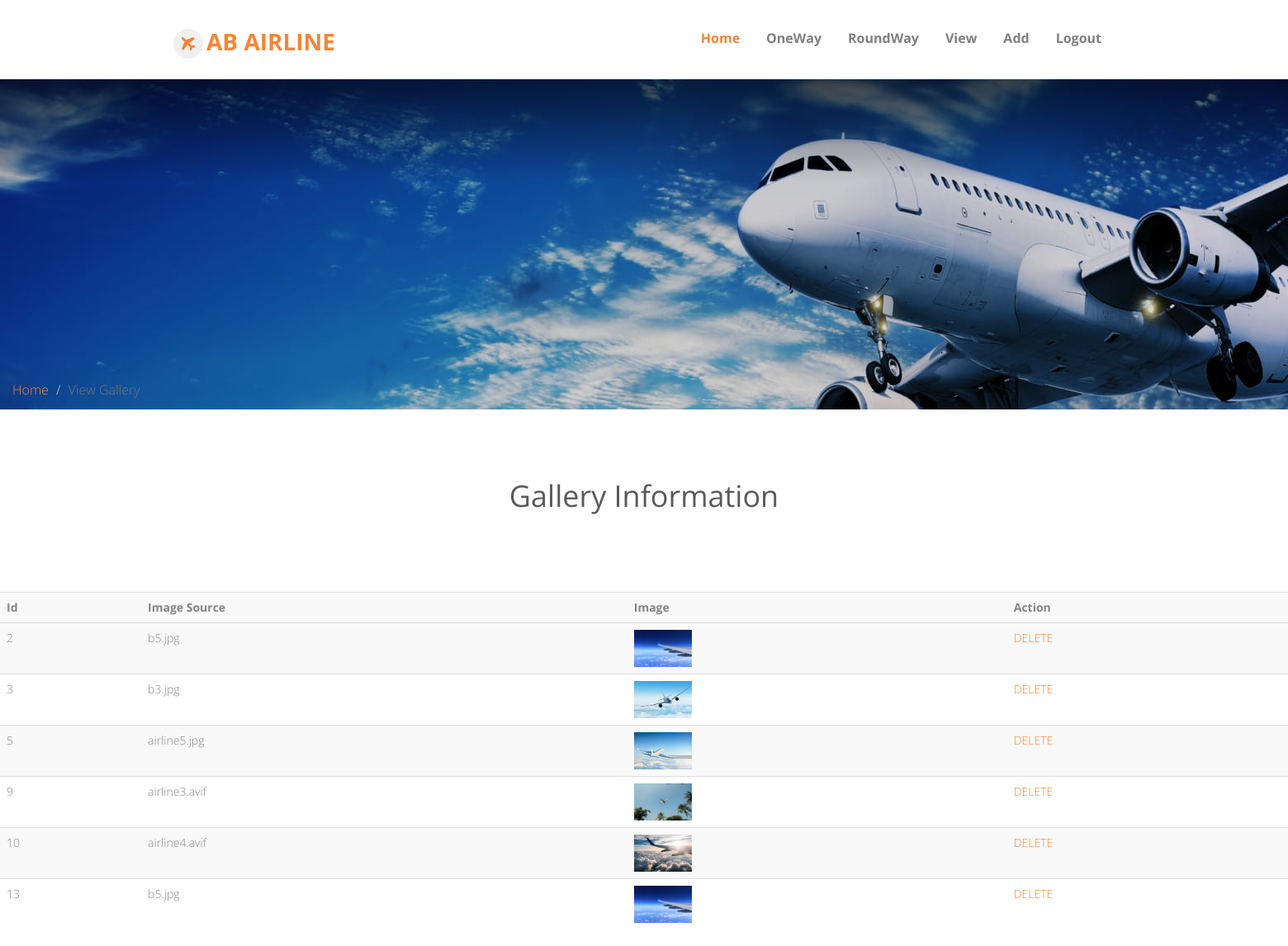
/admin/view_gallary.php, run on the app's committed database.
### tables this page shows
CREATE TABLE `gallary` (
  `G_Id` int(255) NOT NULL,
  `Image` varchar(255) NOT NULL
);

### admin/view_gallary.php (the view, shortened to what this page needs)
<!DOCTYPE html>
<html lang="en">
<head>
</head>
<link rel="stylesheet" href="css/animate.css">
<link rel="stylesheet" href="css/icomoon.css">
<link rel="stylesheet" href="css/bootstrap.css">
<link rel="stylesheet" href="css/superfish.css">
<link rel="stylesheet" href="css/magnific-popup.css">
<link rel="stylesheet" href="css/bootstrap-datepicker.min.css">
<link rel="stylesheet" href="css/cs-select.css">
<link rel="stylesheet" href="css/cs-skin-border.css">
<link rel="stylesheet" href="css/style.css">
<body>
<div class="main-banner inner" id="home">
    <?php
    include('header.php');
    ?>
<div class="font">
		<img src="../images/airline7.jpg" alt="">
		<div class="text">
			<br>
		</div>
</div>
	<ol class="breadcrumb">
        <li class="breadcrumb-item">
            <a href="home.php">Home</a>
        </li>
        <li class="breadcrumb-item active">View Gallery</li>
    </ol>
        <br><br><br>
    <center><h1>Gallery Information<span></span></center></h1>
    <br><br><br>
        <table class="table table-striped">
            <tr>
                <th scope="col">Id</th>
                <th scope="col">Image Source</th>
                <th scope="col">Image</th>
                <th scope="col">Action</th>
            </tr>
            <tr>
                <?php
                    include('connection.php');
                    $query="SELECT * FROM `gallary`";
                    $sql=mysqli_query($conn,$query);
                    while($row = mysqli_fetch_array($sql))
                    {
                ?>
                <tr>
                        <td height="43"><?php echo $row['0'];?></td>
                        <td><?php echo $row['1'];?></td>
                        <td><?php echo "<img src='upload/".$row['Image']."' width='70' height='45' />"; ?>
                        <td><span onClick="return confirm('Are You Sure?')"> <a href='delete.php?G_Id=<?php echo $row['0']?>'>DELETE</a></span></td>
                </tr>
                <?php } ?>
            </tr>
        </table>
</body>
</html>

### admin/header.php (shortened to what this page needs)
<!DOCTYPE html>
<html lang="en">
<head>
	<link rel="stylesheet" href="css/animate.css">
	<link rel="stylesheet" href="css/icomoon.css">
	<link rel="stylesheet" href="css/bootstrap.css">
	<link rel="stylesheet" href="css/superfish.css">
	<link rel="stylesheet" href="css/magnific-popup.css">
	<link rel="stylesheet" href="css/bootstrap-datepicker.min.css">
	<link rel="stylesheet" href="css/cs-select.css">
	<link rel="stylesheet" href="css/cs-skin-border.css">
	<link rel="stylesheet" href="css/style.css">
</head>
<body>
    <header id="fh5co-header-section" class="sticky-banner">
        <div class="container">
            <div class="nav-header">
                <h1 id="fh5co-logo"><a href="index.html"><i class="icon-airplane"></i>AB Airline</a></h1>
                <nav id="fh5co-menu-wrap" role="navigation">
                    <ul class="sf-menu" id="fh5co-primary-menu">
                        <li class="active"><a href="home.php">Home</a></li>
                            <li><a href="oneway.php">OneWay</a></li>
                            <li><a href="roundway.php">RoundWay</a></li>
                            <li><a href="view.php">View</a></li>
                            <li><a href="add.php">Add</a></li>
                            <li><a href="logout.php">Logout</a></li>
                    </ul>
                </nav>
            </div>
        </div>
    </header>
</body>
</html>

### admin/css/icomoon.css (style rules this page uses)
[class^="icon-"], [class*=" icon-"] { font-family: 'icomoon' !important; speak: none; font-style: normal; font-weight: normal; font-variant: normal; text-transform: none; line-height: 1; -webkit-font-smoothing: antialiased; -moz-osx-font-smoothing: grayscale; }
.icon-airplane:before { content: "\eb6d"; }

### admin/css/superfish.css (style rules this page uses)
.sf-menu, .sf-menu * { margin: 0; padding: 0; list-style: none; }
.sf-menu li { position: relative; }
.sf-menu > li { float: left; }
.sf-menu a { display: block; position: relative; }
.sf-menu { float: left; margin-bottom: 1em; }
.sf-menu a { border-left: 1px solid #fff; border-top: 1px solid #dFeEFF; border-top: 1px solid rgba(255,255,255,.5); padding: .75em 1em; text-decoration: none; zoom: 1; }
.sf-menu a { color: #13a; }
.sf-menu li { background: #BDD2FF; white-space: nowrap; *white-space: normal; -webkit-transition: background .2s; transition: background .2s; }

### admin/css/style.css (style rules this page uses)
body { font-family: "Open Sans", Arial, sans-serif; line-height: 1.6; color: #848484; font-weight: 300; overflow-x: hidden; }
a { color: #F78536; -webkit-transition: 0.5s, ease; -o-transition: 0.5s, ease; transition: 0.5s, ease; }
p, ul, ol { margin-bottom: 1.5em; font-size: 16px; color: #848484; font-family: "Open Sans", Arial, sans-serif; }
h1, h2, h3, h4, h5, h6 { color: #5a5a5a; font-weight: 400; margin: 0 0 30px 0; }
.sf-menu { margin: 7px 0 0 0 !important; }
.sf-menu { float: right; }
.sf-menu a { color: rgba(0, 0, 0, 0.5); padding: 0.75em 1em !important; font-weight: normal; border-left: none; border-top: none; border-top: none; text-decoration: none; zoom: 1; font-size: 16px; border-bottom: none !important; font-weight: bold; }
.sf-menu li, .sf-menu ul li, .sf-menu ul ul li, .sf-menu li:hover, .sf-menu li.sfHover { background: transparent; }
.sf-menu li:hover a, .sf-menu li.sfHover a, .sf-menu ul li:hover a, .sf-menu ul li.sfHover a, .sf-menu li.active a { color: #F78536; }
.font { background-image: url('../images/airline7.jpg'); height: 356px; }
.text { align-items: center; justify-content: center; display: flex; margin-right: 564px;; font-weight: bolder; font-size: 20px; margin-left: -109px; padding: 180px; font-family: 'Abel', sans-serif; color: white; }
#fh5co-header-section { padding: 0; position: relative; left: 0; width: 100%; z-index: 1022; background: #fff; color: whites; }
.nav-header { position: relative; float: left; width: 100%; }
#fh5co-logo { position: relative; z-index: 2; font-size: 28px; text-transform: uppercase; margin-top: 35px; font-weight: 700; float: left; padding-left: 40px; }
#fh5co-logo i { position: absolute; top: 0; left: 0; font-size: 16px; color: #F78536; background: rgba(0, 0, 0, 0.06); padding: 10px; -webkit-border-radius: 50%; -moz-border-radius: 50%; -ms-border-radius: 50%; border-radius: 50%; }
#fh5co-logo a { color: #F78536; }
#fh5co-menu-wrap { position: relative; z-index: 2; display: block; float: right; margin-top: 15px; }
#fh5co-menu-wrap .sf-menu a { padding: 1em .75em; color: whites; }

### data on the page
gallary: G_Id "2", Image "b5.jpg", Image (picture)
gallary: G_Id "3", Image "b3.jpg", Image (picture)
gallary: G_Id "5", Image "airline5.jpg", Image (picture)
gallary: G_Id "9", Image "airline3.avif", Image (picture)
gallary: G_Id "10", Image "airline4.avif", Image (picture)
gallary: G_Id "13", Image "b5.jpg", Image (picture)
